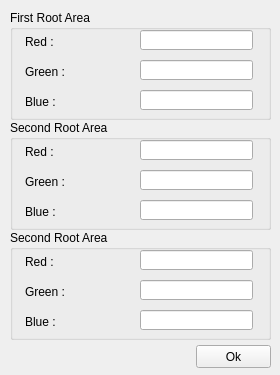
<?xml version="1.0" encoding="UTF-8"?>
<ui version="4.0">
 <class>NewtonRootColoring</class>
 <widget class="QWidget" name="NewtonRootColoring">
  <property name="geometry">
   <rect>
    <x>0</x>
    <y>0</y>
    <width>280</width>
    <height>375</height>
   </rect>
  </property>
  <property name="minimumSize">
   <size>
    <width>280</width>
    <height>375</height>
   </size>
  </property>
  <property name="maximumSize">
   <size>
    <width>280</width>
    <height>375</height>
   </size>
  </property>
  <property name="windowTitle">
   <string>Newton Root Coloring</string>
  </property>
  <widget class="QGroupBox" name="groupBox">
   <property name="geometry">
    <rect>
     <x>10</x>
     <y>10</y>
     <width>261</width>
     <height>110</height>
    </rect>
   </property>
   <property name="title">
    <string>First Root Area</string>
   </property>
   <widget class="QLineEdit" name="firstRootRedLineEdit">
    <property name="geometry">
     <rect>
      <x>130</x>
      <y>20</y>
      <width>113</width>
      <height>20</height>
     </rect>
    </property>
   </widget>
   <widget class="QLineEdit" name="firstRootGreenLineEdit">
    <property name="geometry">
     <rect>
      <x>130</x>
      <y>50</y>
      <width>113</width>
      <height>20</height>
     </rect>
    </property>
   </widget>
   <widget class="QLineEdit" name="firstRootBlueLineEdit">
    <property name="geometry">
     <rect>
      <x>130</x>
      <y>80</y>
      <width>113</width>
      <height>20</height>
     </rect>
    </property>
   </widget>
   <widget class="QLabel" name="label">
    <property name="geometry">
     <rect>
      <x>15</x>
      <y>22</y>
      <width>101</width>
      <height>20</height>
     </rect>
    </property>
    <property name="text">
     <string>Red :</string>
    </property>
   </widget>
   <widget class="QLabel" name="label_2">
    <property name="geometry">
     <rect>
      <x>15</x>
      <y>52</y>
      <width>101</width>
      <height>20</height>
     </rect>
    </property>
    <property name="text">
     <string>Green :</string>
    </property>
   </widget>
   <widget class="QLabel" name="label_3">
    <property name="geometry">
     <rect>
      <x>15</x>
      <y>82</y>
      <width>101</width>
      <height>20</height>
     </rect>
    </property>
    <property name="text">
     <string>Blue :</string>
    </property>
   </widget>
  </widget>
  <widget class="QGroupBox" name="groupBox_2">
   <property name="geometry">
    <rect>
     <x>10</x>
     <y>120</y>
     <width>261</width>
     <height>110</height>
    </rect>
   </property>
   <property name="title">
    <string>Second Root Area</string>
   </property>
   <widget class="QLineEdit" name="secondRootBlueLineEdit">
    <property name="geometry">
     <rect>
      <x>130</x>
      <y>80</y>
      <width>113</width>
      <height>20</height>
     </rect>
    </property>
   </widget>
   <widget class="QLabel" name="label_6">
    <property name="geometry">
     <rect>
      <x>15</x>
      <y>82</y>
      <width>101</width>
      <height>20</height>
     </rect>
    </property>
    <property name="text">
     <string>Blue :</string>
    </property>
   </widget>
   <widget class="QLabel" name="label_5">
    <property name="geometry">
     <rect>
      <x>15</x>
      <y>22</y>
      <width>101</width>
      <height>20</height>
     </rect>
    </property>
    <property name="text">
     <string>Red :</string>
    </property>
   </widget>
   <widget class="QLineEdit" name="secondRootRedLineEdit">
    <property name="geometry">
     <rect>
      <x>130</x>
      <y>20</y>
      <width>113</width>
      <height>20</height>
     </rect>
    </property>
   </widget>
   <widget class="QLabel" name="label_4">
    <property name="geometry">
     <rect>
      <x>15</x>
      <y>52</y>
      <width>101</width>
      <height>20</height>
     </rect>
    </property>
    <property name="text">
     <string>Green :</string>
    </property>
   </widget>
   <widget class="QLineEdit" name="secondRootGreenLineEdit">
    <property name="geometry">
     <rect>
      <x>130</x>
      <y>50</y>
      <width>113</width>
      <height>20</height>
     </rect>
    </property>
   </widget>
  </widget>
  <widget class="QPushButton" name="okButton">
   <property name="geometry">
    <rect>
     <x>196</x>
     <y>345</y>
     <width>75</width>
     <height>23</height>
    </rect>
   </property>
   <property name="text">
    <string>Ok</string>
   </property>
  </widget>
  <widget class="QGroupBox" name="groupBox_3">
   <property name="geometry">
    <rect>
     <x>10</x>
     <y>230</y>
     <width>261</width>
     <height>110</height>
    </rect>
   </property>
   <property name="title">
    <string>Second Root Area</string>
   </property>
   <widget class="QLineEdit" name="thirdRootBlueLineEdit">
    <property name="geometry">
     <rect>
      <x>130</x>
      <y>80</y>
      <width>113</width>
      <height>20</height>
     </rect>
    </property>
   </widget>
   <widget class="QLineEdit" name="thirdRootRedLineEdit">
    <property name="geometry">
     <rect>
      <x>130</x>
      <y>20</y>
      <width>113</width>
      <height>20</height>
     </rect>
    </property>
   </widget>
   <widget class="QLabel" name="label_7">
    <property name="geometry">
     <rect>
      <x>15</x>
      <y>52</y>
      <width>101</width>
      <height>20</height>
     </rect>
    </property>
    <property name="text">
     <string>Green :</string>
    </property>
   </widget>
   <widget class="QLabel" name="label_8">
    <property name="geometry">
     <rect>
      <x>15</x>
      <y>22</y>
      <width>101</width>
      <height>20</height>
     </rect>
    </property>
    <property name="text">
     <string>Red :</string>
    </property>
   </widget>
   <widget class="QLineEdit" name="thirdRootGreenLineEdit">
    <property name="geometry">
     <rect>
      <x>130</x>
      <y>50</y>
      <width>113</width>
      <height>20</height>
     </rect>
    </property>
   </widget>
   <widget class="QLabel" name="label_9">
    <property name="geometry">
     <rect>
      <x>15</x>
      <y>82</y>
      <width>101</width>
      <height>20</height>
     </rect>
    </property>
    <property name="text">
     <string>Blue :</string>
    </property>
   </widget>
  </widget>
 </widget>
 <tabstops>
  <tabstop>okButton</tabstop>
  <tabstop>firstRootRedLineEdit</tabstop>
  <tabstop>firstRootGreenLineEdit</tabstop>
  <tabstop>firstRootBlueLineEdit</tabstop>
  <tabstop>secondRootRedLineEdit</tabstop>
  <tabstop>secondRootGreenLineEdit</tabstop>
  <tabstop>secondRootBlueLineEdit</tabstop>
  <tabstop>thirdRootRedLineEdit</tabstop>
  <tabstop>thirdRootGreenLineEdit</tabstop>
  <tabstop>thirdRootBlueLineEdit</tabstop>
 </tabstops>
 <resources/>
 <connections/>
</ui>
